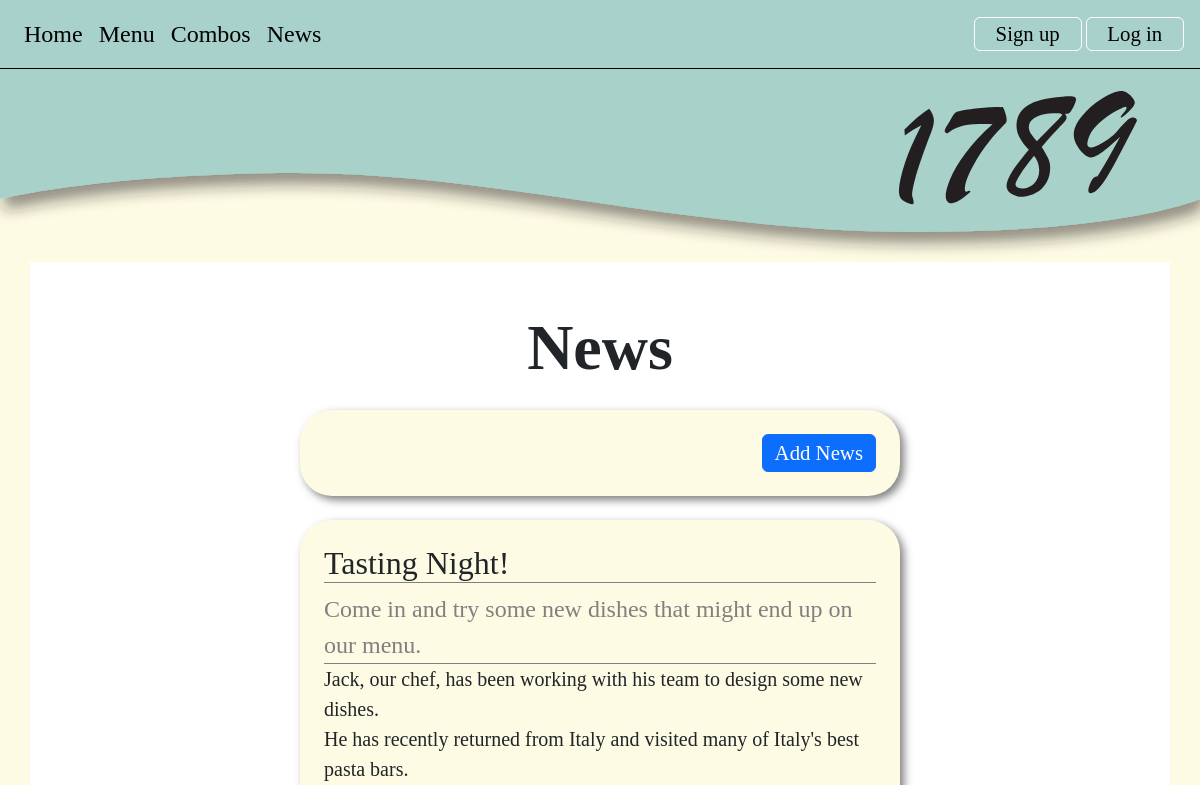
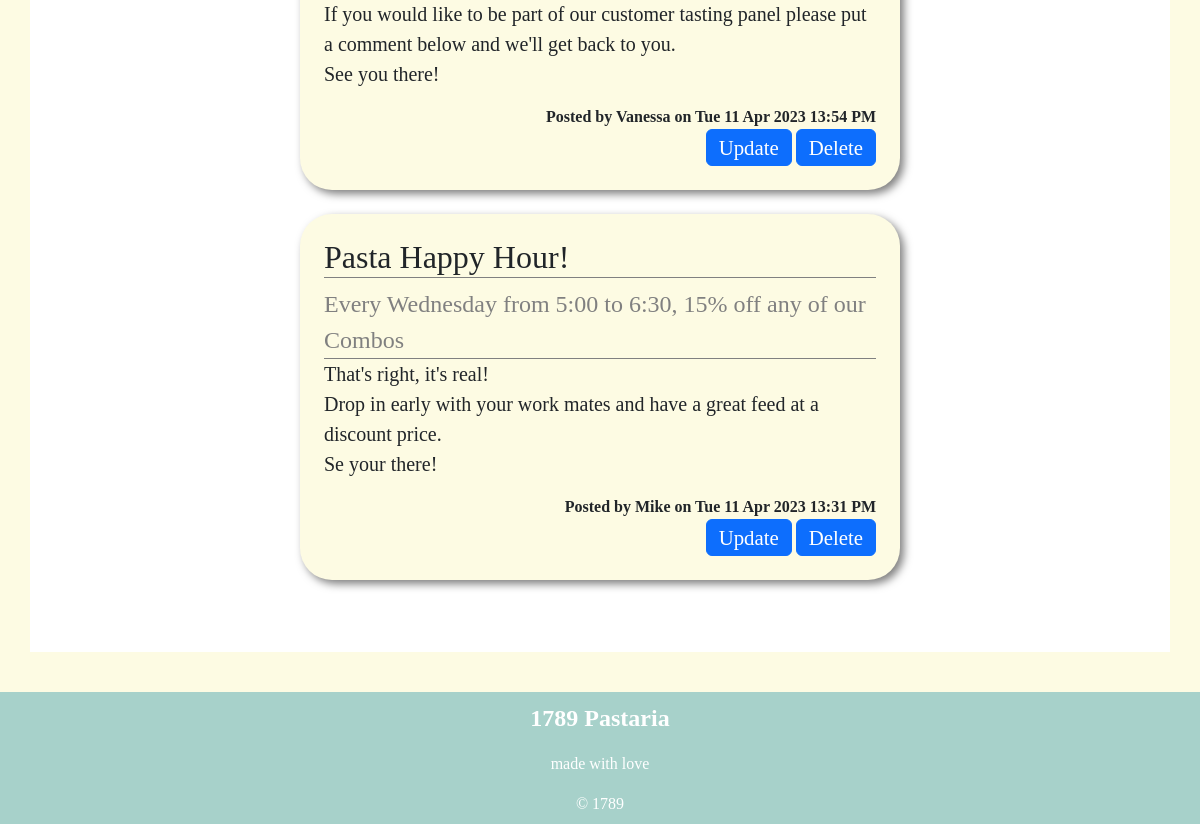
The app's page /news, older data (2 pictures, top to bottom).
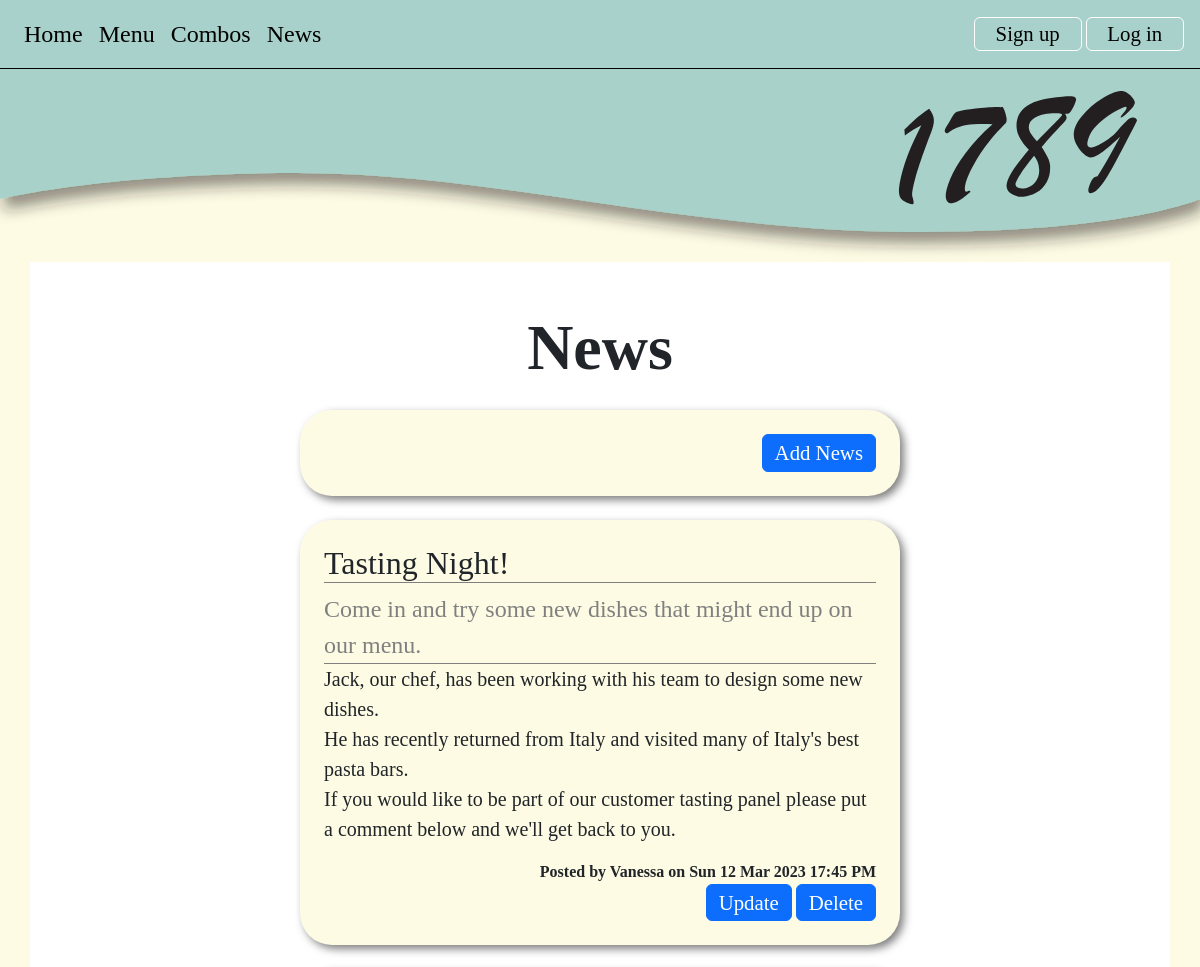
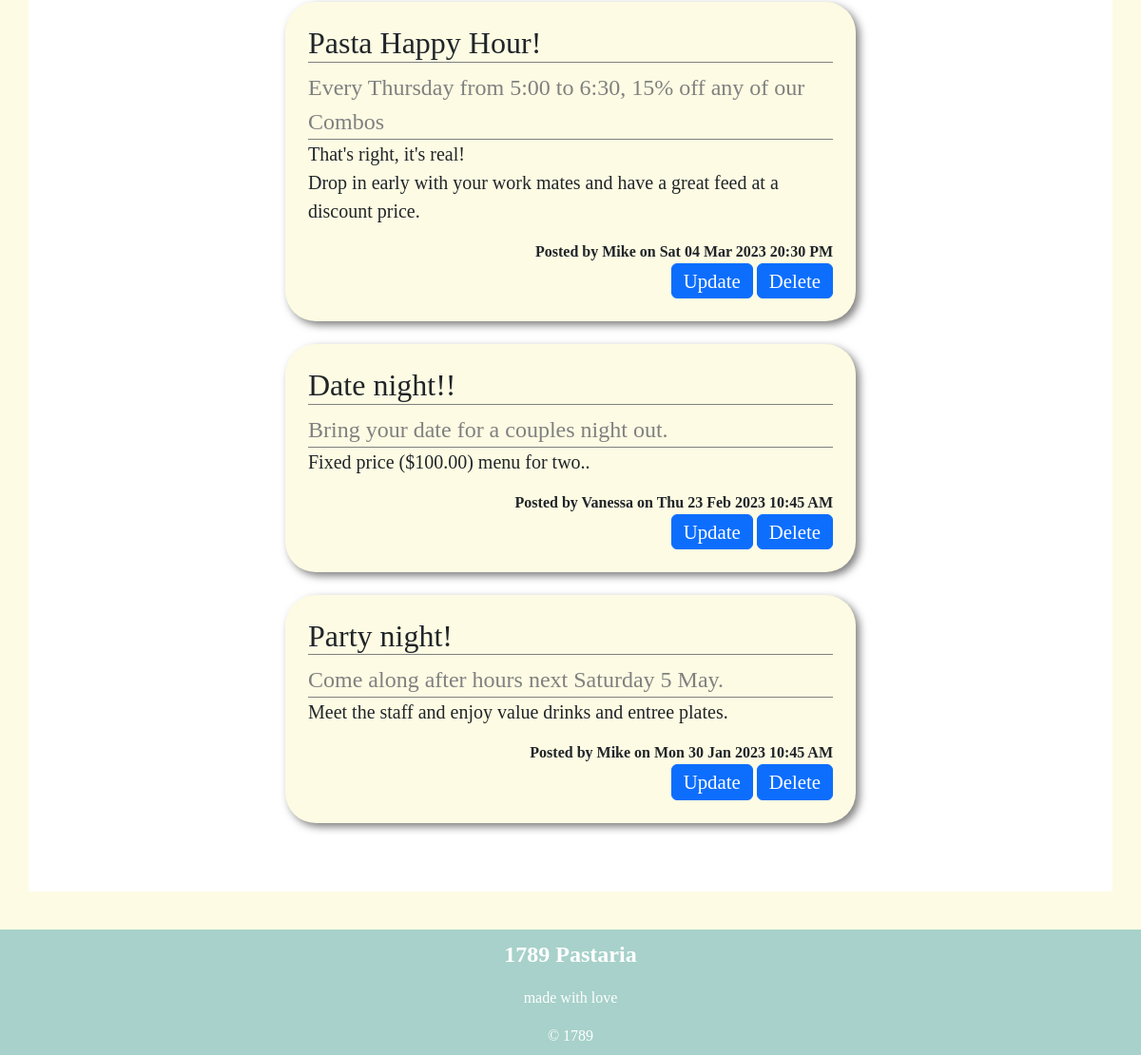
The same page, newer data (2 pictures, top to bottom).
### tables this page shows
CREATE TABLE news(
    news_id integer primary key autoincrement not null,
    title text not null unique,
    subtitle text not null unique,
    content text not null unique,
    newsdate date not null,
    member_id integer not null,
    foreign key(member_id) references member(member_id)
);

CREATE TABLE member(
    member_id integer primary key autoincrement not null,
    name text not null,
    email text not null unique,
    password text not null,
    authorisation integer not null
);

### server.py (the view)
@app.route('/news')
def news():
    sql = """select news.news_id, news.title, news.subtitle, news.content, news.newsdate, member.name
       from news
       join member on news.member_id= member.member_id
       order by news.newsdate desc;
       """
    result = run_search_query_tuples(sql, (), db_path, True)
    print(result)
    return render_template("news.html", news=result)

### db_functions.py (called while the page is built)
def run_search_query_tuples(sql_query, values_tuple, file_path, rowfactory=False):
    result = None
    try:
        db = sqlite3.connect(file_path)
        if rowfactory:
            db.row_factory = sqlite3.Row
        cursor = db.cursor()
        cursor.execute(sql_query, values_tuple)
        result = cursor.fetchall()
        cursor.close()
    except sqlite3.Error as error:
        print("Error running search query tuples: {}".format(error))
        return None
    db.close()
    if result is None:
        print("No search values were found")
    return result

### server.py (called while the page is built)
@app.template_filter()
def news_date(sqlite_dt):
    x = datetime.strptime(sqlite_dt, '%Y-%m-%d %H:%M:%S')
    return x.strftime("%a %d %b %Y %H:%M %p")

### templates/news.html (shortened to what this page needs)
{% extends "layout.html" %}
{% block banner %}
static/images/small_banner.svg
{% endblock %}
{% block content %}
<div class="container-lg py-sm-5 py-1">
     <h1> News</h1>
    <div class="news p-4 my-4 text-end">
        <a class="btn btn-primary" href="{{ url_for('news_cud', id=0, task='add') }}">Add News</a>
    </div>
    {% for row in news %}
    <div class="news p-4 my-4">
    <h2> {{ row['title'] }}</h2>
        <div class="subtitle"> {{ row['subtitle'] }}</div>
        <p class="news-text"> {{ row['content'] | replace("\n", "<br>") | safe}} </p>
        <div class="news-meta">Posted by {{ row['name'] }} on {{ row['newsdate'] | news_date }}</div>
        <div class="news-meta">
            <a class="btn btn-primary" href="{{ url_for('news_cud', id=row['news_id'], task='update') }}">Update</a>
            <a class="btn btn-primary" href="{{ url_for('news_cud', id=row['news_id'], task='delete') }}">Delete</a>
        </div>
    </div>
    {% endfor %}
</div>
{% endblock %}

### templates/layout.html (shortened to what this page needs)
<!DOCTYPE html>
<html lang="en">
<head>
<link href="https://cdn.jsdelivr.net/npm/bootstrap@5.2.3/dist/css/bootstrap.min.css" rel="stylesheet">
<link rel="stylesheet" href="static/styles.css">
</head>
<body>
 <div class="container-fluid">
     <nav class="navbar navbar-expand-lg px-3 py-2">
    <div class="collapse navbar-collapse" id="collapsibleNavbar">
      <ul class="navbar-nav">
        <li class="nav-item">
          <a class="nav-link" href="{{ url_for('index') }}">Home</a>
        </li>
        <li class="nav-item">
          <a class="nav-link" href="{{ url_for('menu') }}">Menu</a>
        </li>
        <li class="nav-item">
          <a class="nav-link" href="{{ url_for('combos') }}">Combos</a>
        </li>
        <li class="nav-item">
            <a class="nav-link" href="{{ url_for('news') }}">News</a>
        </li>
      </ul>
        <div class="ms-auto">
            {% if session %}
            <a class="nav-link btn btn-outline" href="{{ url_for('logout') }}">Log Out</a>
            {% else %}
            <a class="nav-link btn btn-outline" href="{{ url_for('signup') }}">Sign up</a>
            <a class="nav-link btn btn-outline" href="{{ url_for('login') }}">Log in</a>
            {% endif %}
        </div>
          </div>
</nav>
    <img class="img-fluid" src="{% block banner %}{% endblock %}" alt="Banner">
</div>
{% block content %}
 {% endblock %}
<footer class="container-fluid footer-content">
        <p> 1789 Pastaria</p>
        <p>made with love</p>
        <div>&copy; 1789</div>
</footer>
</body>
</html>

### static/styles.css (style rules this page uses)
:root { --brand-paper: rgb(253,251,227); --brand-green: rgb(167,209,202); --brand-green-pale: rgb(223,237,224); }
body { font-family: 'Cormorant Garamond', serif; font-size: 100%; background-color: var(--brand-paper); margin:0; }
h1 { font-size: 4em; text-align: center; font-weight: 600; margin: 0; }
h2 { border-bottom: 1px solid gray; }
.container-fluid { border: 0px solid blue; padding:0; }
.container-lg { border: 0px solid pink; background-color: rgb(255,255,255); overflow: auto; margin-bottom: 2.5em; }
.subtitle { font-size: 1.5em; border-bottom: 1px solid gray; color: gray; }
.news { max-width: 600px; margin: auto; background-color: var(--brand-paper); border-radius: 2em; filter: drop-shadow(0.25em 0.25em 0.25em rgba(0,0,0,0.5)); }
.news-text { font-size: 1.25em; }
.news-meta { text-align: end; font-weight: bold; }
.footer-content { background-color: var(--brand-green); text-align: center; padding: 0.5em 0 0.5em 0; color:white; }
.footer-content p:first-child { font-weight: 600; font-size: 1.5em; }
.navbar { background-color: var(--brand-green); border-bottom: 1px solid black; }
.nav-link { font-size: 1.5em; color:black; }
nav .btn-outline { display: inline-block; }
.btn-outline { border: 1px solid white; padding: 0 1em; }
.btn { font-size: 1.3em; --bs-btn-padding-y:0.1em; }

Row changes from the older to the newer data that the page shows:
changed news "Tasting Night!": content "…get back to you. See you there!" → "…get back to you."; newsdate|news_date "Tue 11 Apr 2023 13:54 PM" → "Sun 12 Mar 2023 17:45 PM"
changed news "Pasta Happy Hour!": subtitle "Every Wednesday from 5:00 to 6:30, 15% off any of our Combos" → "Every Thursday from 5:00 to 6:30, 15% off any of our Combos"; content "That's right, it's real! Drop in early with your work mates and have a great feed at a discount price. Se your there!" → "That's right, it's real! Drop in early with your work mates and have a great feed at a discount price."; newsdate|news_date "Tue 11 Apr 2023 13:31 PM" → "Sat 04 Mar 2023 20:30 PM"
added news: title "Date night!!", subtitle "Bring your date for a couples night out.", content "Fixed price ($100.00) menu for two..", name "Vanessa", newsdate|news_date "Thu 23 Feb 2023 10:45 AM"
added news: title "Party night!", subtitle "Come along after hours next Saturday 5 May.", content "Meet the staff and enjoy value drinks and entree plates.", name "Mike", newsdate|news_date "Mon 30 Jan 2023 10:45 AM"
